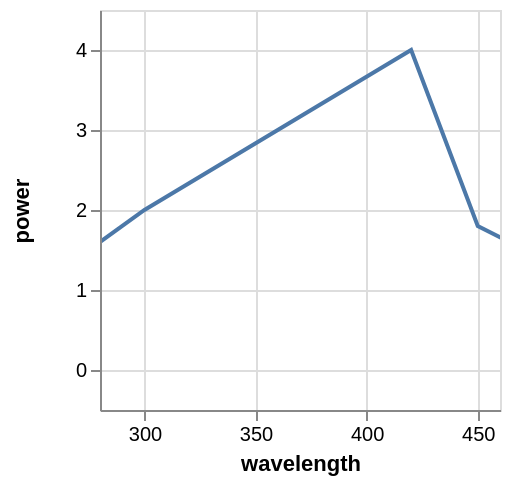

Vega-Lite specification for this chart:
### Vega specification from a JSON file in a GitHub repository (floating-point values rounded to 4 significant figures)
{"$schema": "https://vega.github.io/schema/vega/v4.json", "autosize": "pad", "padding": 5, "width": 200, "height": 200, "style": "cell", "data": [{"name": "source_0", "values": [{"wavelength": 250, "power": 1}, {"wavelength": 300, "power": 2}, {"wavelength": 420, "power": 4}, {"wavelength": 450, "power": 1.8}, {"wavelength": 500, "power": 1.1}]}], "marks": [{"name": "marks", "type": "line", "clip": true, "style": ["line"], "sort": {"field": "datum[\"wavelength\"]", "order": "descending"}, "from": {"data": "source_0"}, "encode": {"update": {"stroke": {"value": "#4c78a8"}, "tooltip": {"signal": "{\"wavelength\": format(datum[\"wavelength\"], \"\"), \"power\": format(datum[\"power\"], \"\")}"}, "x": {"scale": "x", "field": "wavelength"}, "y": {"scale": "y", "field": "power"}, "defined": {"signal": "datum[\"wavelength\"] !== null && !isNaN(datum[\"wavelength\"]) && datum[\"power\"] !== null && !isNaN(datum[\"power\"])"}}}}], "scales": [{"name": "x", "type": "linear", "domain": [300, 450], "range": [0, {"signal": "width"}], "nice": true, "zero": false, "padding": 5}, {"name": "y", "type": "linear", "domain": {"data": "source_0", "field": "power"}, "range": [{"signal": "height"}, 0], "nice": true, "zero": true, "padding": 5}], "axes": [{"scale": "x", "orient": "bottom", "grid": false, "title": "wavelength", "labelFlush": true, "labelOverlap": true, "tickCount": {"signal": "ceil(width/40)"}, "zindex": 1}, {"scale": "x", "orient": "bottom", "gridScale": "y", "grid": true, "tickCount": {"signal": "ceil(width/40)"}, "domain": false, "labels": false, "maxExtent": 0, "minExtent": 0, "ticks": false, "zindex": 0}, {"scale": "y", "orient": "left", "grid": false, "title": "power", "labelOverlap": true, "tickCount": {"signal": "ceil(height/40)"}, "zindex": 1}, {"scale": "y", "orient": "left", "gridScale": "x", "grid": true, "tickCount": {"signal": "ceil(height/40)"}, "domain": false, "labels": false, "maxExtent": 0, "minExtent": 0, "ticks": false, "zindex": 0}], "config": {"axisY": {"minExtent": 30}}}
